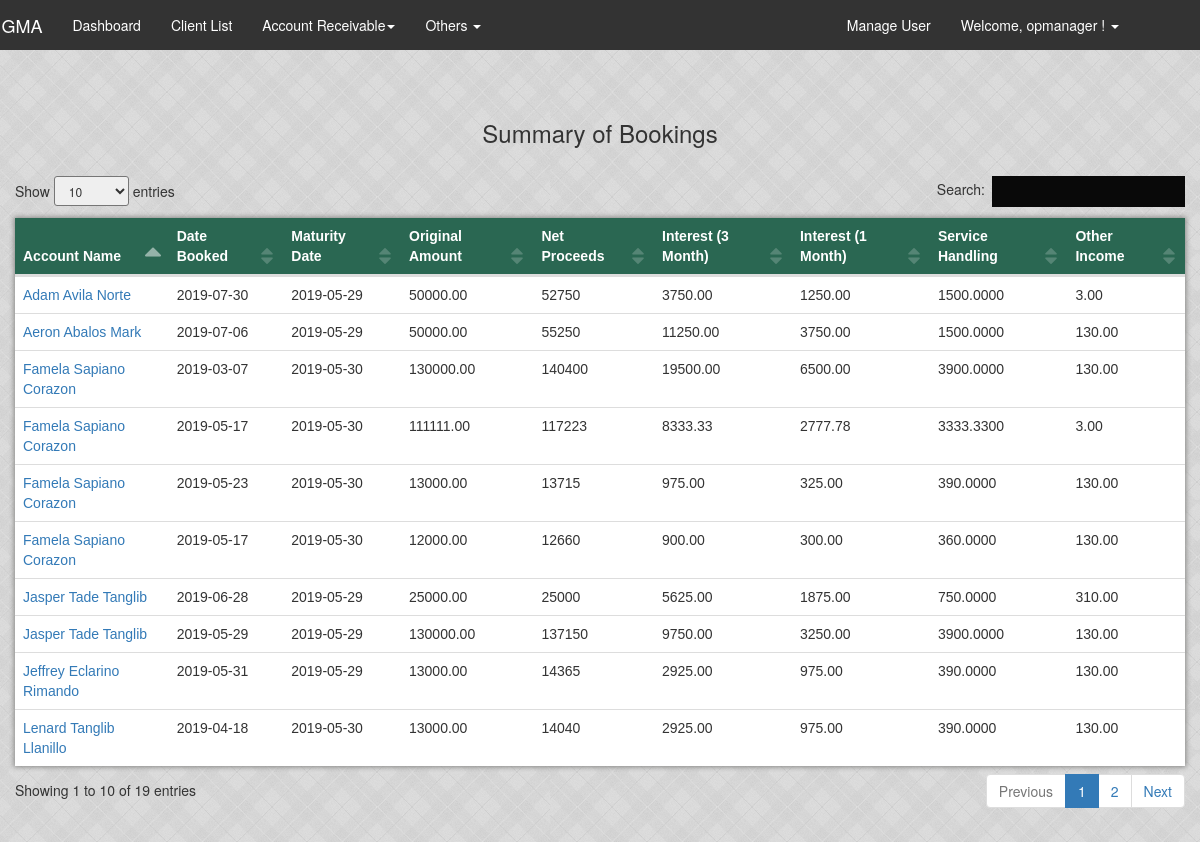
Page /html/SummaryOfBookings.php (signed in) on the committed database.
### tables this page shows
CREATE TABLE `loan` (
  `loan_id` int(11) NOT NULL AUTO_INCREMENT,
  `loan_balance` int(11) DEFAULT '0',
  `date_booked` date NOT NULL,
  `maturity_date` date NOT NULL,
  `client_id` int(11) NOT NULL,
  `bi_monthly` int(11) DEFAULT '0',
  `interest_rate` int(11) DEFAULT '0',
  `loan_class` varchar(45) NOT NULL,
  `original_amount` decimal(65,2) DEFAULT '0.00',
  `insurance` int(11) DEFAULT '0',
  `delinquent_status` enum('Active','Inactive','Legal') DEFAULT 'Active',
  `loan_type` enum('Salary','Business') NOT NULL,
  `loan_remarks` varchar(120) DEFAULT NULL,
  `loan_status` enum('Normal','Restructured','Remove') DEFAULT 'Normal',
  PRIMARY KEY (`loan_id`),
  KEY `fk_clientid_loan_idx` (`client_id`),
  CONSTRAINT `fk_clientid_loan` FOREIGN KEY (`client_id`) REFERENCES `client` (`client_id`) ON DELETE CASCADE ON UPDATE CASCADE
);

CREATE TABLE `client` (
  `client_id` int(11) NOT NULL AUTO_INCREMENT,
  `first_name` varchar(45) NOT NULL,
  `middle_name` varchar(45) NOT NULL,
  `last_name` varchar(45) NOT NULL,
  `name_of_spouse` varchar(45) DEFAULT NULL,
  `present_address` varchar(100) NOT NULL,
  `contact_no` varchar(45) NOT NULL,
  `requested_amount` int(11) DEFAULT '0',
  `registered_status` enum('Pending','Approved','Denied') NOT NULL DEFAULT 'Pending',
  `registered_date` date NOT NULL,
  `business_address` varchar(100) NOT NULL,
  `name_of_firm` varchar(60) NOT NULL,
  `employment` enum('Employed','Own Business') NOT NULL,
  `position` varchar(60) NOT NULL,
  PRIMARY KEY (`client_id`)
);

### html/SummaryOfBookings.php (the view, shortened to what this page needs)
<?php
  include 'navigation.php';
?>
 <!DOCTYPE html>
 <html>
      <head>
          <link rel="stylesheet" href="css/w3.css">
          <link rel="stylesheet" type="text/css" href="css/table.css">
          <link rel="stylesheet" type="text/css" href="css/custom.css">
          <link rel="stylesheet" type="text/css" href="css/modal.css">
          <link rel="stylesheet" type="text/css" href="css/style.css">
          <link rel="stylesheet" type="text/css" href="css/search.css">
          <link rel="stylesheet" type="text/css" href="css/notification.css">
          <link rel="stylesheet" type="text/css" href="css/bootstrap.min2.css">
          <link rel="stylesheet" type="text/css" href="css/navigation.css">
          <link rel="stylesheet" type="text/css" href="css/navigation2.css">
          <link rel="stylesheet" type="text/css" href="css/dashboard.css">
          <link rel="stylesheet" type="text/css" href="css/dataTables.bootstrap.min.css" />
      </head>
      <body>
        <nav id="myNavbar" class="navbar nav-color" role="navigation">
            <div class="container">
                <div class="navbar-header">
                    <a class="navbar-brand" href="dashboard.php">SIGMA</a>
                </div>
                <div class="collapse navbar-collapse" id="bs-example-navbar-collapse-1">
                    <?php
                        echo navigate_it()
                    ?>
                    <ul class="nav navbar-nav navbar-right">
                    <?php
                      echo navigate_right();
                      ?>
                    </ul>
                </div>
            </div>
        </nav>
           <div class="container pad-1">
                <h3 align="center">Summary of Bookings</h3>
                <br />
                     <table id="employee_data" class="table">
                          <?php
                          include "Include/connection.php";
                             $query ="SELECT *  from client
                                      INNER JOIN loan on client.client_id = loan.client_id
                                      group by loan.loan_id";
                             $result = mysqli_query($conn, $query);
                             echo ' <thead>
                                      <tr class="text-white">
                                          <th class="my-bg text-white">Account Name</th>
                                          <th class="my-bg text-white" >Date Booked</th>
                                          <th class="my-bg text-white">Maturity Date</th>
                                          <th class="my-bg text-white" >Original Amount</th>
                                          <th class="my-bg text-white">Net Proceeds</th>
                                          <th class="my-bg text-white" >Interest (3 Month)</th>
                                          <th class="my-bg text-white" >Interest (1 Month)</th>
                                          <th class="my-bg text-white">Service Handling</th>
                                          <th class="my-bg text-white" >Other Income</th>
                                      </tr>
                                    </thead>';
                             while($row = mysqli_fetch_array($result))
                              {
                                $loan_id = $row['loan_id'];
                                $sql ="SELECT first_name, last_name, middle_name,date_booked, maturity_date, original_amount,
                                loan_balance as net_proceeds,
                                ROUND(original_amount * 0.15 * (COUNT(due_date)/2), 2) as Interest_earned_3,
                                ROUND(original_amount * 0.05 * (COUNT(due_date)/2), 2) as Interest_earned_1,
                                original_amount*0.03 as service_handling_fee, insurance +coalesce((SELECT SUM(other_income) from payment_info WHERE payment.loan_id='$loan_id' && status='Updated'),0) as other_income  from client
                                INNER JOIN loan on client.client_id = loan.client_id
                                INNER JOIN payment on payment.loan_id = loan.loan_id
                                WHERE loan.loan_id='$loan_id'";
                                $rowSummary = mysqli_fetch_assoc(mysqli_query($conn,$sql));
                                $firstName = htmlspecialchars($rowSummary['first_name']);
                                $middleName = htmlspecialchars($rowSummary['middle_name']);
                                $lastName = htmlspecialchars($rowSummary['last_name']);
                                $dateBooked = htmlspecialchars($rowSummary['date_booked']);
                                $maturityDate = htmlspecialchars($rowSummary['maturity_date']);
                                $originalAmount = htmlspecialchars($rowSummary['original_amount']);
                                $netProceeds = htmlspecialchars($rowSummary['net_proceeds']);
                                $Interest_3 = htmlspecialchars($rowSummary['Interest_earned_3']);
                                $Interest_1 = htmlspecialchars($rowSummary['Interest_earned_1']);
                                $serviceHandling = htmlspecialchars($rowSummary['service_handling_fee']);
                                $otherIncome = htmlspecialchars($rowSummary['other_income']);
                                        echo  '
                                              <tr>
                                                  <td> <a href="Profile.php?loan_id='.$row["loan_id"].'">'.$firstName.'  '.$middleName.' '.$lastName.'</a></td>
                                                  <td>'.$maturityDate.'</td>
                                                  <td>'.$dateBooked.'</td>
                                                  <td>'.$originalAmount.'</td>
                                                  <td>'.$netProceeds.'</td>
                                                  <td>'.$Interest_3.'</td>
                                                  <td>'.$Interest_1.'</td>
                                                  <td>'.$serviceHandling.'</td>
                                                  <td>'.$otherIncome.'</td>
                                             </tr>';
                              }
                          ?>
                     </table>
          </div>
      </body>
 </html>

### html/css/w3.css (style rules this page uses)
html { box-sizing:border-box }
*,*:before,*:after { box-sizing:inherit }
html { -ms-text-size-adjust:100%;-webkit-text-size-adjust:100% }
body { margin:0 }
article,aside,details,figcaption,figure,footer,header,main,menu,nav,section,summary { display:block }
a { background-color:transparent;-webkit-text-decoration-skip:objects }
html,body { font-family:Verdana,sans-serif;font-size:15px;line-height:1.5 }
html { overflow-x:hidden }
h3 { font-size:24px }
h1,h2,h3,h4,h5,h6 { font-family:"Segoe UI",Arial,sans-serif;font-weight:400;margin:10px 0 }
a { color:inherit }

### html/css/table.css (style rules this page uses)
table { font-family: arial, sans-serif; border-collapse: collapse; width: 100%; }
.table { background-color: white!important; box-shadow: 0px 0px 5px 1px #888886!important; }
td, th { text-align: left; padding: 8px; }

### html/css/custom.css (style rules this page uses)
body { background-image: url("../img/cement2.jpg") !important; }
.text-white { color: white!important; }
.my-bg { background-color:#2a6752; }
a { text-decoration: none; }
table.dataTable thead .sorting_asc:after { content: "\e155"; }

### html/css/navigation.css (style rules this page uses)
.navbar-brand { color: #ffffff; }
.nav-color { background-color: #333; }
.navbar { border-radius: none !important; }

### html/css/navigation2.css (style rules this page uses)
.navbar-header { margin-left:-4%!important; }
.navbar-right { margin-right:21px; }
.text-white { color:#fff; }
.navbar { border:none; border-radius: 0px; position: fixed; width: 100%; z-index: 3; }

### html/css/dashboard.css (style rules this page uses)
.pad-1 { padding: 10rem 0 10rem 0; }

### rows in the picture
loan: client.first_name "Adam", client.middle_name "Avila", client.last_name "Norte", maturity_date "2019-07-30", date_booked "2019-05-29", original_amount "50000.00", loan_balance "52750", Interest_3 "3750.00", Interest_1 "1250.00", serviceHandling "1500.0000", otherIncome "3.00"
loan: client.first_name "Aeron", client.middle_name "Abalos", client.last_name "Mark", maturity_date "2019-07-06", date_booked "2019-05-29", original_amount "50000.00", loan_balance "55250", Interest_3 "11250.00", Interest_1 "3750.00", serviceHandling "1500.0000", otherIncome "130.00"
loan: client.first_name "Jasper", client.middle_name "Tade", client.last_name "Tanglib", maturity_date "2019-06-28", date_booked "2019-05-29", original_amount "25000.00", loan_balance "25000", Interest_3 "5625.00", Interest_1 "1875.00", serviceHandling "750.0000", otherIncome "310.00"
loan: client.first_name "Jeffrey", client.middle_name "Eclarino", client.last_name "Rimando", maturity_date "2019-05-31", date_booked "2019-05-29", original_amount "13000.00", loan_balance "14365", Interest_3 "2925.00", Interest_1 "975.00", serviceHandling "390.0000", otherIncome "130.00"
loan: client.first_name "Jasper", client.middle_name "Tade", client.last_name "Tanglib", maturity_date "2019-05-29", date_booked "2019-05-29", original_amount "130000.00", loan_balance "137150", Interest_3 "9750.00", Interest_1 "3250.00", serviceHandling "3900.0000", otherIncome "130.00"
loan: client.first_name "Famela", client.middle_name "Sapiano", client.last_name "Corazon", maturity_date "2019-03-07", date_booked "2019-05-30", original_amount "130000.00", loan_balance "140400", Interest_3 "19500.00", Interest_1 "6500.00", serviceHandling "3900.0000", otherIncome "130.00"
loan: client.first_name "Famela", client.middle_name "Sapiano", client.last_name "Corazon", maturity_date "2019-05-17", date_booked "2019-05-30", original_amount "111111.00", loan_balance "117223", Interest_3 "8333.33", Interest_1 "2777.78", serviceHandling "3333.3300", otherIncome "3.00"
loan: client.first_name "Famela", client.middle_name "Sapiano", client.last_name "Corazon", maturity_date "2019-05-23", date_booked "2019-05-30", original_amount "13000.00", loan_balance "13715", Interest_3 "975.00", Interest_1 "325.00", serviceHandling "390.0000", otherIncome "130.00"
loan: client.first_name "Famela", client.middle_name "Sapiano", client.last_name "Corazon", maturity_date "2019-05-17", date_booked "2019-05-30", original_amount "12000.00", loan_balance "12660", Interest_3 "900.00", Interest_1 "300.00", serviceHandling "360.0000", otherIncome "130.00"
loan: client.first_name "Lenard", client.middle_name "Tanglib", client.last_name "Llanillo", maturity_date "2019-04-18", date_booked "2019-05-30", original_amount "13000.00", loan_balance "14040", Interest_3 "2925.00", Interest_1 "975.00", serviceHandling "390.0000", otherIncome "130.00"

### other values in the picture
$username "opmanager"
